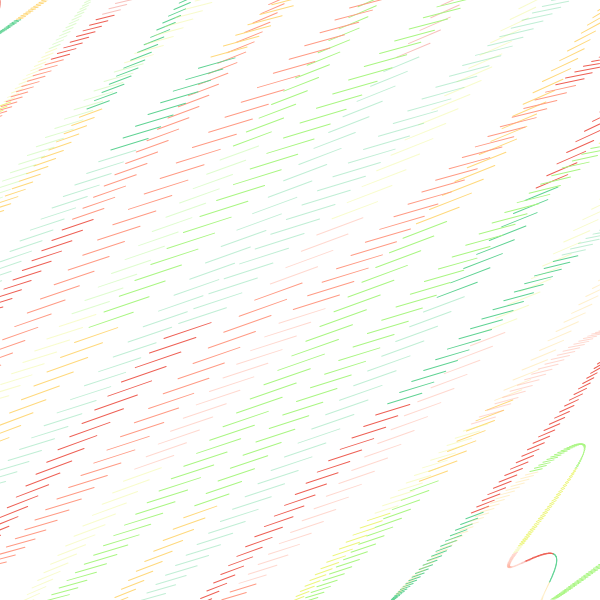
Frame 1 (no input)
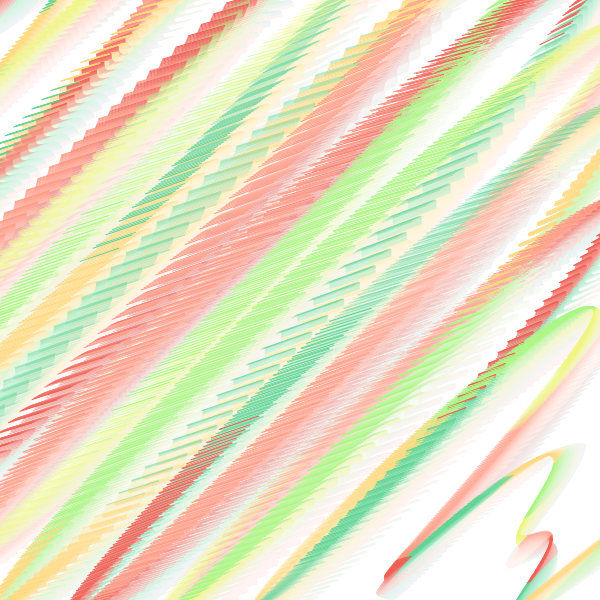
Frame 60 (no input)
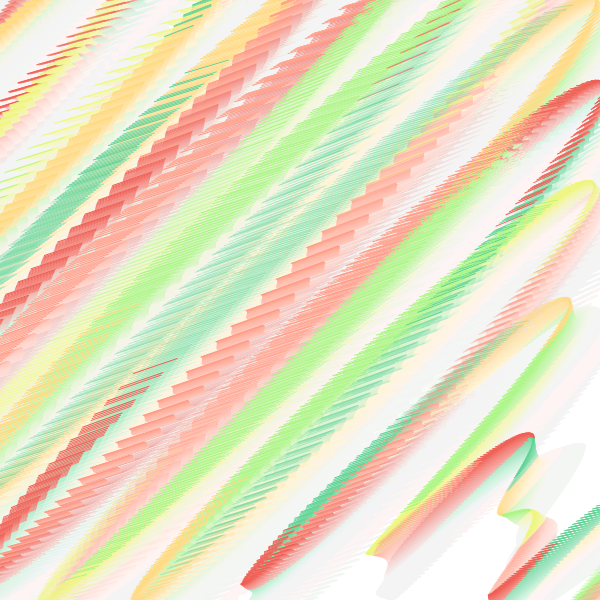
Frame 120 (the mouse pressed at the canvas centre since frame 60)

The p5.js sketch that drew these frames (run headless with seeded random() and noise() and a simulated clock; from frame 60 on, the mouse is pressed at the canvas centre):

// p5.js sketch
// ── sketch.js
//Inspo from
/*
200504 Spiral Storm
by CHE YU WU 
*/
let colors = "ee6055-60d394-ffd97d-aaf683-edf67d-ff9b85".split("-").map(a=>"#"+a);
let overAllTexture;

function setup() {

  fill('black')
  
  overAllTexture=createGraphics(width,height)
  
  overAllTexture.loadPixels()
  for(var i=0;i<width;i++){
    for(var o=0;o<height;o++){
      overAllTexture.set(i,o,color(100,noise(i/3,o/3,i*o/50)*random([0,50,100])))
    }
  }
  overAllTexture.updatePixels()

  w = 600;
    var canvas;
    if(windowWidth>=600 && windowHeight >=600){
      canvas = createCanvas(600, 600);
    }
    else{
      canvas = createCanvas(windowWidth, windowHeight - 100);
    }

  var x = (windowWidth - width) / 2;
  var y = (windowHeight - height) / 2;

  canvas.position(x, y);
  background(255);
  noStroke();

}


function draw() {
  background(255, 10)
  fill(0,0,20)
  noStroke()
  push()
    rotate(PI/4)
    stroke(255)
    strokeWeight(3)

    for(var i=0;i<1000;i+=0.5){
      let clr = color(colors[ int(i/(300/50+10))%colors.length])
      if (i%50<20){
        clr.setAlpha(100)
        strokeWeight(1)
      }
      stroke(clr)
      let freq = 4+sin(frameCount/1000)/10+ 500/100+0.2+ noise(i/500,frameCount/200)*2
      let rr =  + sin(i/250+frameCount/500)*450 


      let sang = i/freq+frameCount/20
      let eang = sang + 1/freq
      let sx = i-1+cos(sang)*rr/10
      let sy = sin(sang)*rr
      let ex = i+cos(eang)*rr/20
      let ey = sin(eang)*rr

     line(sx,sy,ex,ey)
     // fill(clr)
    // rect(sx, sy, 1, 1)
    }
  
  pop()

  }
